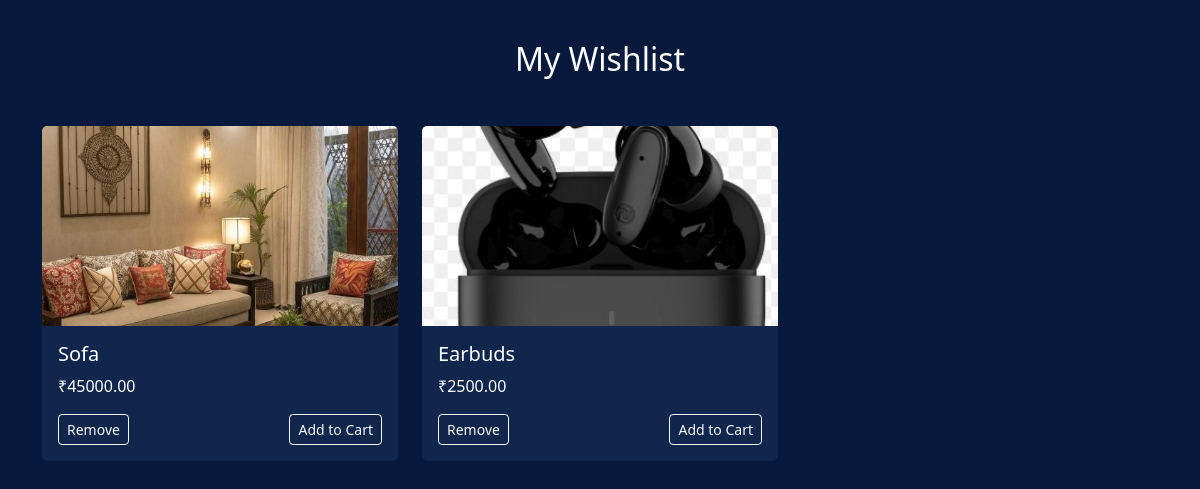
The app's page /cart/wishlist/ (signed in), older data.
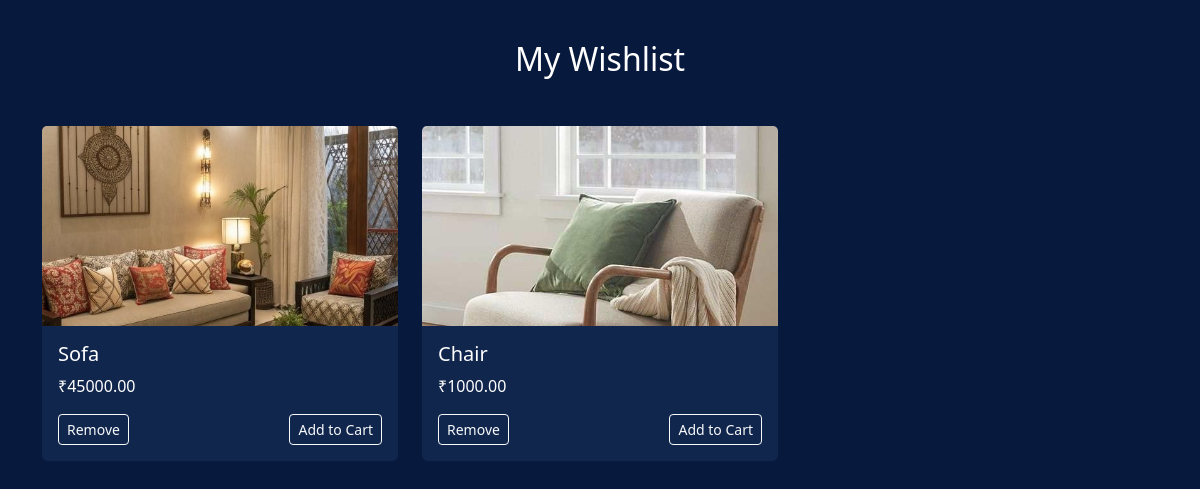
The same page, newer data.
### cart/models.py (models this page shows, shortened)
class WishlistItem(models.Model):
    user = models.ForeignKey(settings.AUTH_USER_MODEL, on_delete=models.CASCADE)
    product = models.ForeignKey(Product, on_delete=models.CASCADE)

### products/models.py (models this page shows, shortened)
class Product(models.Model):
    category = models.ForeignKey(Category, on_delete=models.CASCADE, related_name='products')
    vendor = models.ForeignKey(User, on_delete=models.CASCADE, related_name='products', null=True, blank=True)  # ✅ add this line
    name = models.CharField(max_length=255)
    price = models.DecimalField(max_digits=10, decimal_places=2)
    image = models.ImageField(upload_to='products/', default='products/default.jpg')
    description = models.TextField(blank=True, null=True)

### cart/views.py (the view)
# urls.py: path('wishlist/', views.wishlist_view, name='wishlist_view'),
@login_required
def wishlist_view(request):
    items = WishlistItem.objects.filter(user=request.user)
    return render(request, 'cart/wishlist.html', {'wishlist_items': items})

### cart/templates/cart/wishlist.html (shortened to what this page needs)
{% load static %}
<!DOCTYPE html>
<html lang="en">
<head>
  <link rel="stylesheet" href="https://cdn.jsdelivr.net/npm/bootstrap@5.3.2/dist/css/bootstrap.min.css">
</head>
<body>
<div class="container">
  <h2 class="text-center mb-5">My Wishlist</h2>
  {% if wishlist_items %}
    <div class="row row-cols-1 row-cols-md-3 g-4">
      {% for item in wishlist_items %}
        <div class="col">
          <div class="card h-100">
            <img src="{{ item.product.image.url }}" class="card-img-top" alt="{{ item.product.name }}">
            <div class="card-body">
              <h5 class="card-title">{{ item.product.name }}</h5>
              <p class="card-text">₹{{ item.product.price }}</p>
              <div class="d-flex justify-content-between">
                <a href="{% url 'cart:remove_from_wishlist' item.product.id %}" class="btn btn-outline-light btn-sm">
                  Remove
                </a>
                <a href="{% url 'cart:add_to_cart' item.product.id %}" class="btn btn-outline-light btn-sm">
                  Add to Cart
                </a>
              </div>
            </div>
          </div>
        </div>
      {% endfor %}
    </div>
  {% else %}
    <p class="text-center">Your wishlist is empty.</p>
  {% endif %}
</div>
</body>
</html>

Row changes from the older to the newer data that the page shows:
removed WishlistItem: product.image (picture), product.name "Earbuds", product.price "2500.00"
added WishlistItem: product.image (picture), product.name "Chair", product.price "1000.00"
